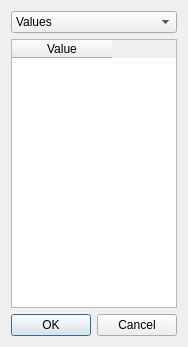
<?xml version="1.0" encoding="UTF-8"?>
<ui version="4.0">
 <class>LinearEdit</class>
 <widget class="QDialog" name="LinearEdit">
  <property name="geometry">
   <rect>
    <x>0</x>
    <y>0</y>
    <width>174</width>
    <height>347</height>
   </rect>
  </property>
  <property name="windowTitle">
   <string>Linear Edit</string>
  </property>
  <layout class="QVBoxLayout" name="verticalLayout">
   <item>
    <widget class="QComboBox" name="comboBox">
     <item>
      <property name="text">
       <string>Values</string>
      </property>
     </item>
     <item>
      <property name="text">
       <string>Elevation</string>
      </property>
     </item>
    </widget>
   </item>
   <item>
    <widget class="QTableWidget" name="tableWidget">
     <property name="horizontalScrollBarPolicy">
      <enum>Qt::ScrollBarAlwaysOff</enum>
     </property>
     <column>
      <property name="text">
       <string>Value</string>
      </property>
     </column>
    </widget>
   </item>
   <item>
    <widget class="QDialogButtonBox" name="buttonBox">
     <property name="orientation">
      <enum>Qt::Horizontal</enum>
     </property>
     <property name="standardButtons">
      <set>QDialogButtonBox::Cancel|QDialogButtonBox::Ok</set>
     </property>
    </widget>
   </item>
  </layout>
 </widget>
 <resources/>
 <connections>
  <connection>
   <sender>buttonBox</sender>
   <signal>accepted()</signal>
   <receiver>LinearEdit</receiver>
   <slot>accept()</slot>
   <hints>
    <hint type="sourcelabel">
     <x>248</x>
     <y>254</y>
    </hint>
    <hint type="destinationlabel">
     <x>157</x>
     <y>274</y>
    </hint>
   </hints>
  </connection>
  <connection>
   <sender>buttonBox</sender>
   <signal>rejected()</signal>
   <receiver>LinearEdit</receiver>
   <slot>reject()</slot>
   <hints>
    <hint type="sourcelabel">
     <x>316</x>
     <y>260</y>
    </hint>
    <hint type="destinationlabel">
     <x>286</x>
     <y>274</y>
    </hint>
   </hints>
  </connection>
 </connections>
</ui>
